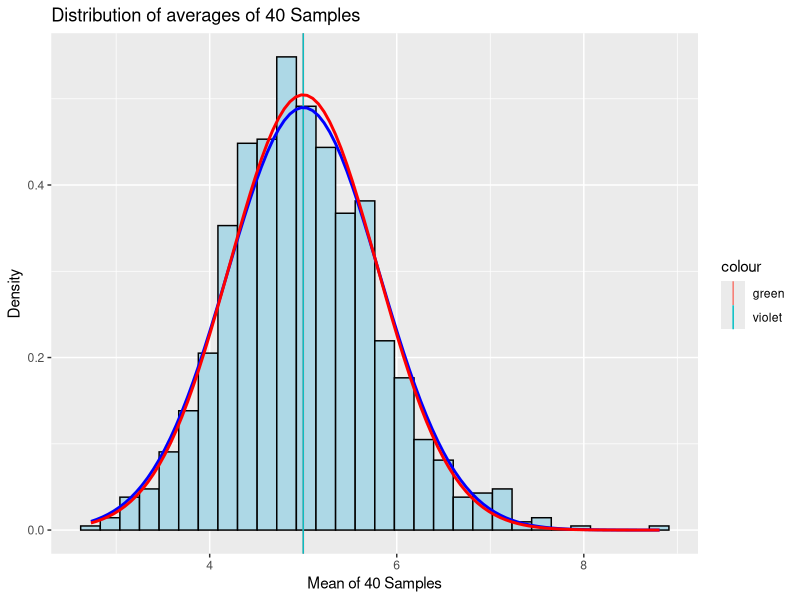

The R script that drew this image:
## ---- chunk 1
library(ggplot2)
## ---- chunk 2
n <- 40 # number of exponentials (sample size)
lambda <- 0.2 # lambda for rexp (limiting factor) (rate)
nosim <- 1000 # number of simulations
quantile <- 1.96 # 95th % quantile to be used in Confidence Interval
set.seed(234) # set the seed value for reproducibility
## ---- chunk 3
simData <- matrix(rexp(n * nosim, rate = lambda), nosim)
## ---- chunk 4
simMeans <- rowMeans(simData) # Matrix Mean
## ---- chunk 5
sampleMean <- mean(simMeans)
sampleMean
## ---- chunk 6
theoMean <- 1 / lambda
theoMean
## ---- chunk 7
SampleVar <- var(simMeans)
SampleVar
## ---- chunk 8
theoVar <- (1/ lambda)^2 / (n) 
theoVar
## ---- chunk 9
sampleSD <- sd(simMeans)
sampleSD
## ---- chunk 10
theoSD <- 1/(lambda * sqrt(n))
theoSD
## ---- chunk 11
plotdata <- data.frame(simMeans)
m <- ggplot(plotdata, aes(x =simMeans))
m <- m + geom_histogram(aes(y=..density..), colour="black",
                        fill = "lightblue")
m <- m + labs(title = "Distribution of averages of 40 Samples", x = "Mean of 40 Samples", y = "Density")
m <- m + geom_vline(aes(xintercept = sampleMean, colour = "green"))
m <- m + geom_vline(aes(xintercept = theoMean, colour = "violet"))
m <- m + stat_function(fun = dnorm, args = list(mean = sampleMean, sd = sampleSD), color = "blue", size = 1.0)
m <- m + stat_function(fun = dnorm, args = list(mean = theoMean, sd = theoSD), colour = "red", size = 1.0)
m
## ---- chunk 12
## stat_bin: binwidth defaulted to range/30. Use 'binwidth = x' to adjust this.
## ---- chunk 13
sampleConfInterval <- round (mean(simMeans) + c(-1,1)*1.96*sd(simMeans)/sqrt(n),3)
sampleConfInterval
## ---- chunk 14
theoConfInterval <- theoMean + c(-1,1) * 1.96 * sqrt(theoVar)/sqrt(n)
theoConfInterval
